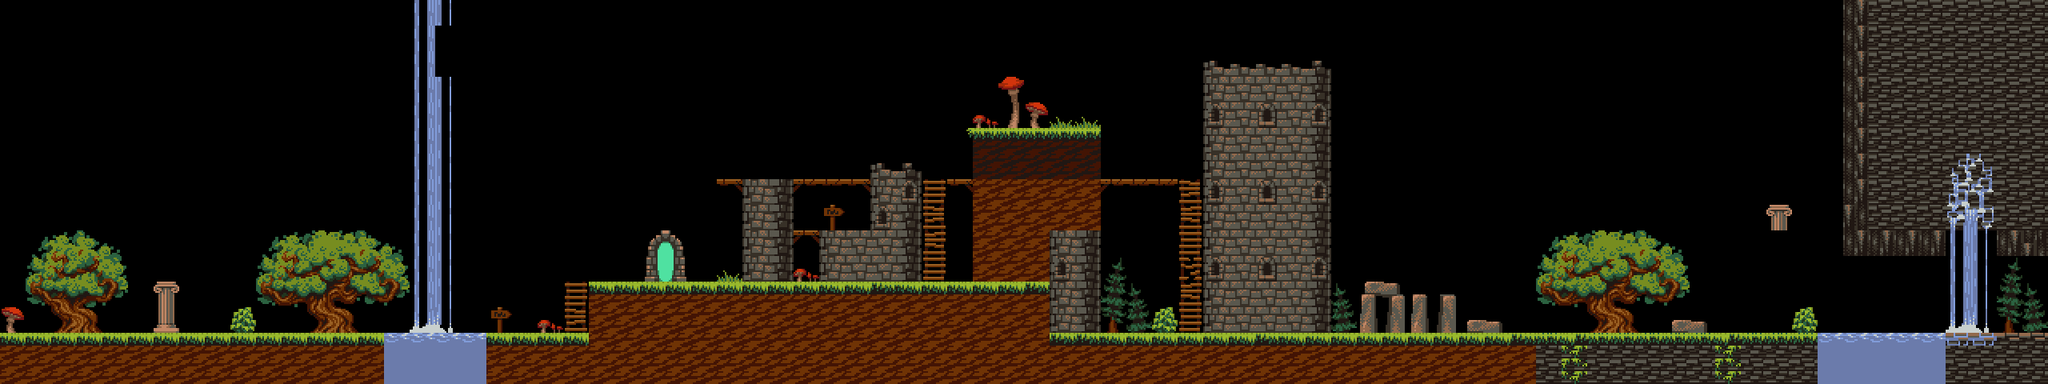

A 2D game scene composited from a Tiled map and its tileset images. What follows is a short description and the map's XML, with each tile layer's data collapsed to a summary:
An orthogonal 80x15 tile map with 32x32 px tiles, 1 tile layer (Tile Layer 1).

<map version="1.0" orientation="orthogonal" renderorder="right-down" width="80" height="15" tilewidth="32" tileheight="32" nextobjectid="1">
 <tileset firstgid="1" name="fantasy_tiles_by_surt" tilewidth="32" tileheight="32" tilecount="600" columns="30">
  <image source="fantasy_tiles_by_surt.png" width="960" height="640" />
 </tileset>
 <layer name="Tile Layer 1" width="80" height="15">
  <data>[1200 cells, 647 non-empty, 202 distinct tile ids]</data>
 </layer>
</map>
